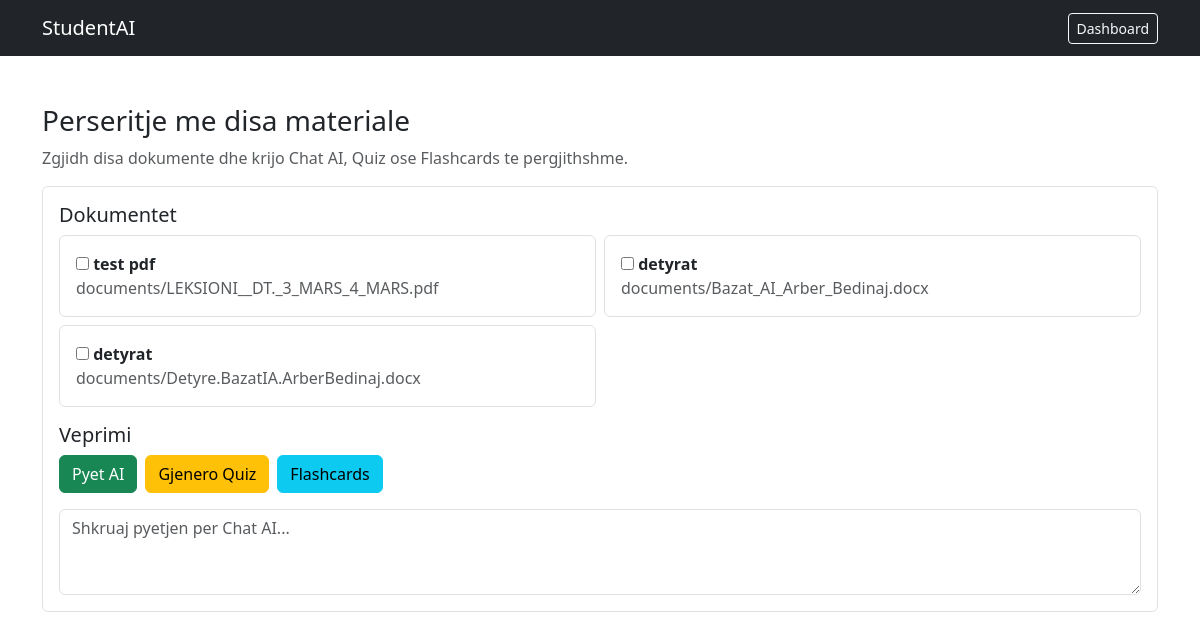
/documents/multi-study/ (signed in), run on an earlier commit of the app's database.
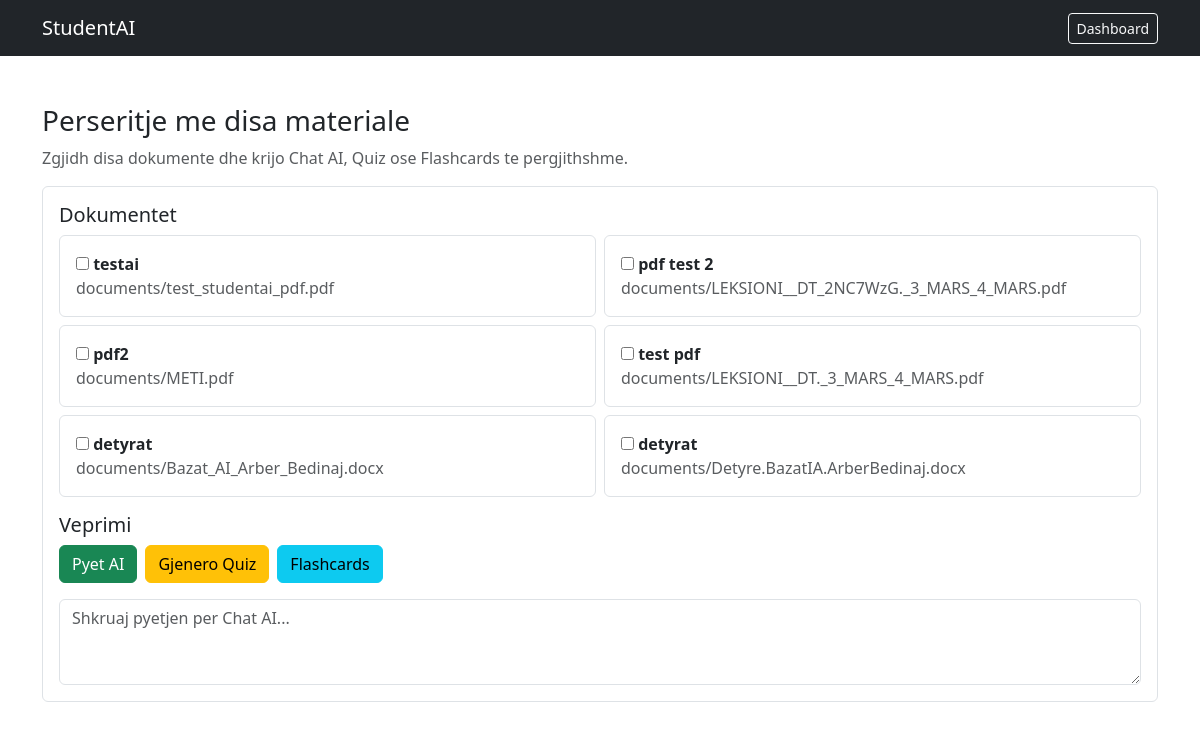
And on a later commit of the database.
### documents/models.py (models this page shows, shortened)
class Document(models.Model):
    title = models.CharField(max_length=255)
    file = models.FileField(
        upload_to='documents/'
    )
    uploaded_by = models.ForeignKey(
        User,
        on_delete=models.CASCADE
    )
    uploaded_at = models.DateTimeField(
        auto_now_add=True
    )
    summary = models.TextField(blank=True, null=True)
    extracted_text = models.TextField(blank=True, null=True)
    ai_processed = models.BooleanField(default=False)

### documents/views.py (the view, shortened to what this page needs)
# urls.py: path('multi-study/', multi_document_study, name='multi_document_study'),
@login_required(login_url='login')
def multi_document_study(request):
    documents = Document.objects.filter(
        uploaded_by=request.user
    ).order_by('-uploaded_at')
    selected_documents = []
    selected_document_ids = []
    action = ''
    question = ''
    answer = None
    questions = None
    quiz_result = None
    flashcards = None
    flashcard_results = None
    error_message = None
    return render(
        request,
        'documents/multi_study.html',
        {
            'documents': documents,
            'selected_document_ids': [str(id_value) for id_value in selected_document_ids],
            'selected_documents': selected_documents,
            'action': action,
            'question': question,
            'answer': answer,
            'questions': questions,
            'quiz_result': quiz_result,
            'flashcards': flashcards,
            'flashcard_results': flashcard_results,
            'error_message': error_message
        }
    )

### documents/templates/documents/multi_study.html (shortened to what this page needs)
<!DOCTYPE html>
<html>
<head>
    <link href="https://cdn.jsdelivr.net/npm/bootstrap@5.3.7/dist/css/bootstrap.min.css" rel="stylesheet">
</head>
<body>
<nav class="navbar navbar-dark bg-dark">
    <div class="container">
        <a href="{% url 'dashboard' %}" class="navbar-brand">StudentAI</a>
        <a href="{% url 'dashboard' %}" class="btn btn-outline-light btn-sm">Dashboard</a>
    </div>
</nav>
<main class="container mt-5">
    <h1 class="h3">Perseritje me disa materiale</h1>
    <p class="text-muted">
        Zgjidh disa dokumente dhe krijo Chat AI, Quiz ose Flashcards te pergjithshme.
    </p>
    <form method="POST" id="study-form" class="border rounded p-3 mb-4">
        <h2 class="h5">Dokumentet</h2>
        {% if documents %}
            <div class="row g-2 mb-3">
                {% for document in documents %}
                    <div class="col-md-6">
                        <label class="border rounded p-3 w-100">
                            <input
                                type="checkbox"
                                name="documents"
                                value="{{ document.id }}"
                            >
                            <strong>{{ document.title }}</strong>
                            <br>
                            <span class="text-muted">{{ document.file.name }}</span>
                        </label>
                    </div>
                {% endfor %}
            </div>
            <h2 class="h5">Veprimi</h2>
            <div class="d-flex flex-wrap gap-2 mb-3">
                <button class="btn btn-success" type="submit" name="action" value="chat">
                    Pyet AI
                </button>
                <button class="btn btn-warning" type="submit" name="action" value="quiz">
                    Gjenero Quiz
                </button>
                <button class="btn btn-info" type="submit" name="action" value="flashcards">
                    Flashcards
                </button>
            </div>
            <textarea
                name="question"
                class="form-control"
                rows="3"
                placeholder="Shkruaj pyetjen per Chat AI..."
            >{{ question }}</textarea>
        {% else %}
            <div class="alert alert-info mb-0">
                Nuk ke dokumente te ngarkuara.
            </div>
        {% endif %}
    </form>
</main>
</body>
</html>

What changed in the data, as far as the page shows it:
added Document: title "testai", file.name "documents/test_studentai_pdf.pdf"
added Document: title "pdf test 2", file.name "documents/LEKSIONI__DT_2NC7WzG._3_MARS_4_MARS.pdf"
added Document: title "pdf2", file.name "documents/METI.pdf"
